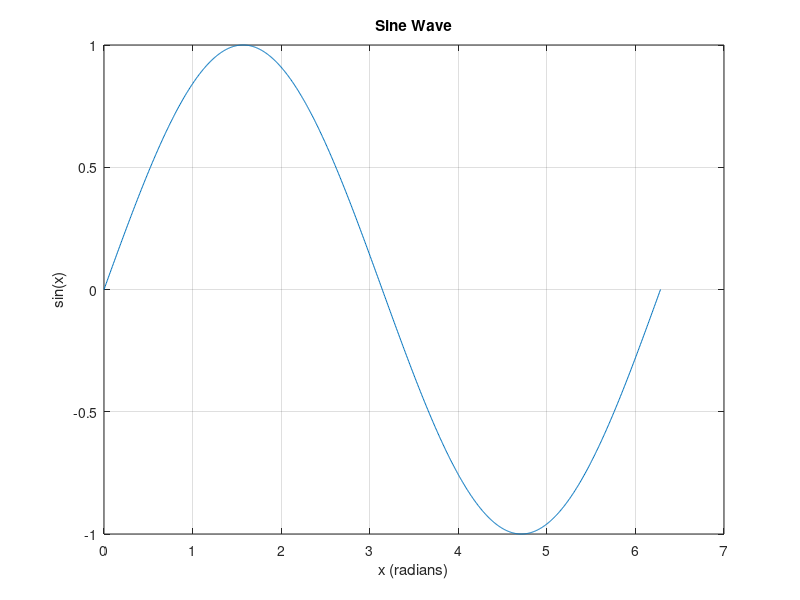

MATLAB code to generate this figure:
% Sine Wave Plot
% This script generates a plot of a sine wave.

% Define the x-axis values
x = linspace(0, 2*pi, 1000);

% Calculate the sine values
y = sin(x);

% Create the plot
figure;
plot(x, y);

% Add labels and title
xlabel('x (radians)');
ylabel('sin(x)');
title('Sine Wave');

% Add a grid for better readability
grid on;

% Optional: Save the figure as an image
% Uncomment the next line to save the plot as a PNG file
% saveas(gcf, 'sine_wave.png', 'png');
